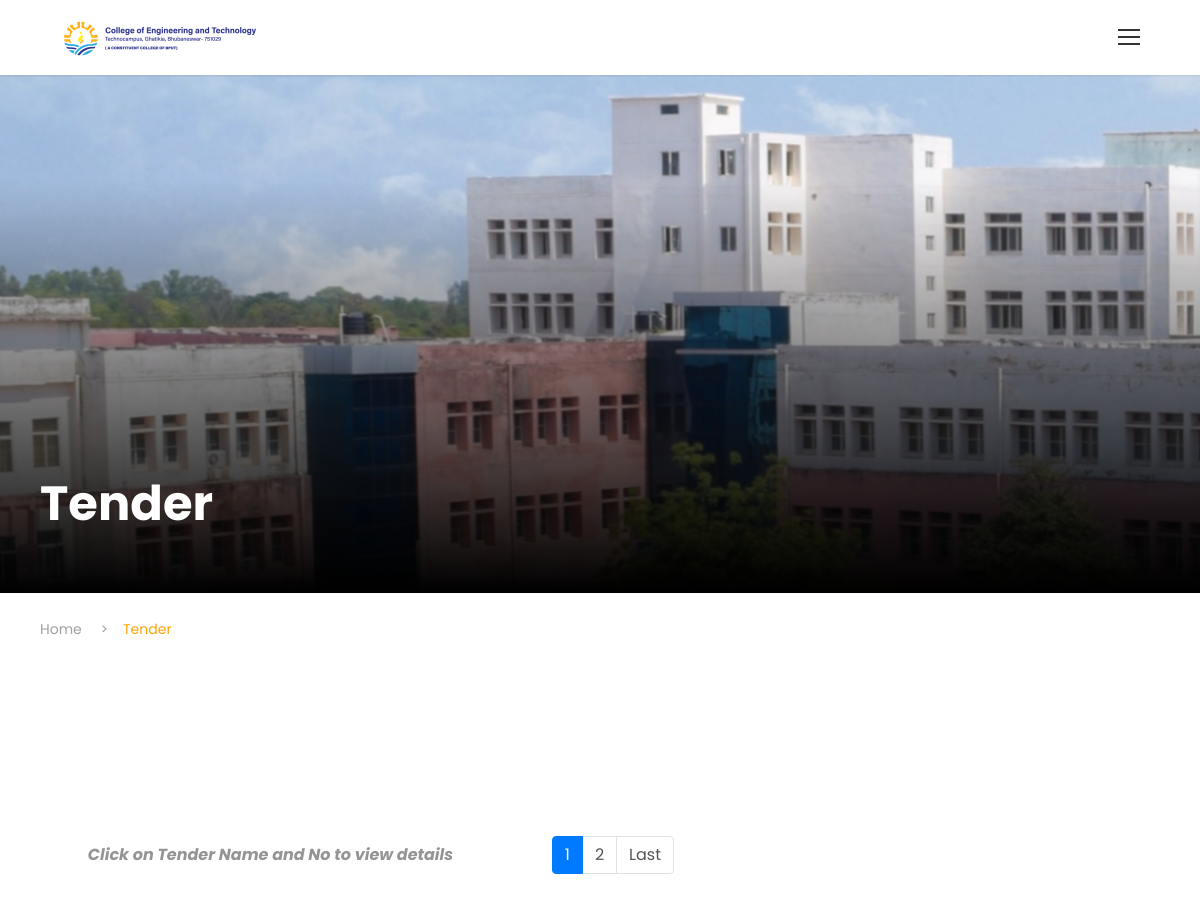
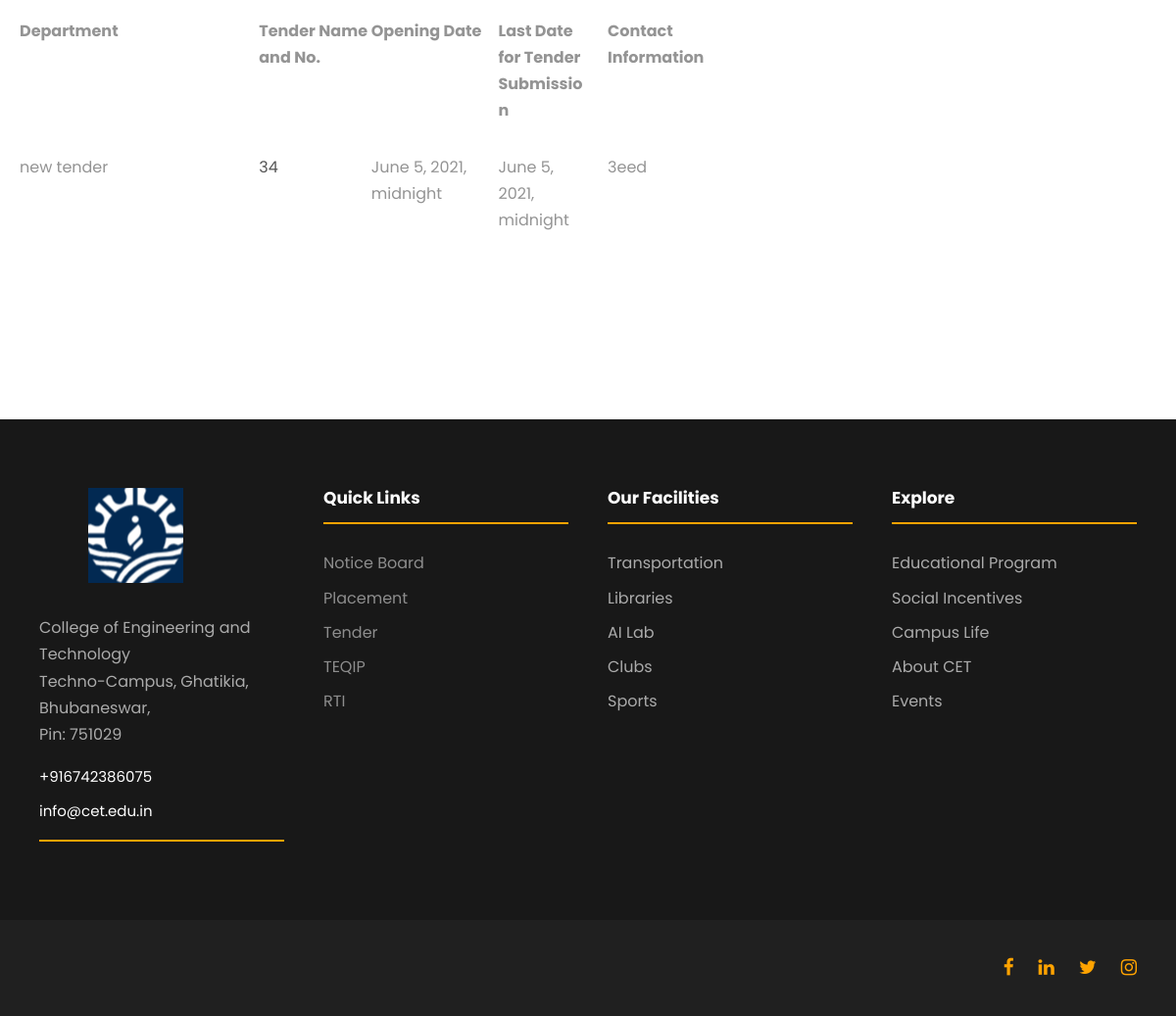
Page /tender on the committed database (2 pictures, top to bottom).
### my_app/models.py (models this page shows, shortened)
class tenderdb(models.Model):
    tender_id = models.AutoField(primary_key=True)
    tender_department = models.CharField(default="", max_length=200)
    tender_name_no = models.CharField(default="", max_length=200)
    tender_contactinfo = models.CharField(default="", max_length=1000)
    opening_date = models.DateTimeField(blank=True, null=True)
    last_date = models.DateTimeField(blank=True, null=True)
    upload=models.FileField(upload_to='tender/', blank=True, null=True)

### my_app/views.py (the view)
# urls.py: path("tender", views.tender, name="tender"),
def tender(request):
    n = tenderdb.objects.order_by('tender_id')
    return render(request, 'tender.html',{"n":n})

### templates/tender.html (shortened to what this page needs)
{% extends "base.html" %}
{% load static %}
{% block body %}
            <div class="kingster-page-title-wrap  kingster-style-custom kingster-left-align"  style="background-image: url( {% static 'images/5.png' %}) ;">
                <div class="kingster-page-title-bottom-gradient"></div>
                <div class="kingster-page-title-container kingster-container">
                    <div class="kingster-page-title-content kingster-item-pdlr"
                        style="padding-top: 400px ;padding-bottom: 60px ;">
                        <h1 class="kingster-page-title"
                            style="font-size: 48px ;font-weight: 700 ;text-transform: none ;letter-spacing: 0px ;color: #ffffff ;">
                            Tender</h1>
                    </div>
                </div>
            </div>
            <div class="kingster-breadcrumbs">
                <div class="kingster-breadcrumbs-container kingster-container">
                    <div class="kingster-breadcrumbs-item kingster-item-pdlr"> <span property="itemListElement"
                            typeof="ListItem"><a property="item" typeof="WebPage" title="Go to Kingster."
                                href="index.html" class="home"><span property="name">Home</span></a>
                        </span>&gt;<span property="itemListElement" typeof="ListItem"><span property="name">Tender</span>
                        </span>
                    </div>
                </div>
            </div>
            <div class="kingster-page-wrapper" id="kingster-page-wrapper">
                <div class="gdlr-core-page-builder-body">
                    <div class="gdlr-core-pbf-sidebar-wrapper " style="margin: 0px 0px 30px 0px;">
                        <div
                            class="gdlr-core-pbf-sidebar-container gdlr-core-line-height-0 clearfix gdlr-core-js gdlr-core-container">
                            <div class="gdlr-core-pbf-sidebar-content gdlr-core-column-40 gdlr-core-pbf-sidebar-padding gdlr-core-line-height gdlr-core-column-extend-left"
                                style="padding: 35px 0px 20px 0px;">
                                <div class="gdlr-core-pbf-sidebar-content-inner">
                                    <table class="style-table" width="97%" border="0" cellspacing="1" cellpadding="3"
                                        align="center" class="tblbdr">
                                        <div>&nbsp;</div>
                                      <table width="100%" border="0" cellspacing="0" cellpadding="0">
  <tbody><tr>
    <td align="left" valign="top">
        <div>&nbsp;</div>
    <table width="96%" border="0" cellspacing="0" cellpadding="0" align="center" class="tblbdr">
  <tbody><tr>
    <td>
        <form name="form" id="form" method="post" action="/tender.php">
      <table width="100%" border="0" cellspacing="0" cellpadding="2" align="center">
        <tbody><tr>
          <td class="buttom_line" height="20">&nbsp;<i><b>Click on Tender Name and No to view details</b></i></td>
          <td height="10" align="right">
            <nav aria-label="Page navigation" style="margin-right:20px;">
            <ul class="pagination">
                                    <li class="page-item active"><a class="page-link" href="?page=1">1</a></li>
                        <li class="page-item"><a class="page-link" href="?page=2">2</a></li>
            <li class="page-item">
            <a class="page-link" href="?page=26" aria-label="Next">
            <span aria-hidden="true">Last</span>
            </a>
            </li>
                        </ul>
            </nav>
        </td>
        </tr>
        <tr>
          <td colspan="2" align="center">
          <table width="100%" border="0" cellspacing="1" cellpadding="3" align="center" class="bdrline">
              <tbody>
              <tr>
                <td width="32%" align="left" class="bodytxt" valign="top" style="text-align:left;"><b>Department</b></td>
                <td width="15%" align="left" class="bodytxt" valign="top" style="text-align:left;"><b>Tender Name and No.</b></td>
                <td width="17%" align="left" class="bodytxt" valign="top" style="text-align:left;"><b>Opening Date</b></td>
                <td width="12%" align="left" class="bodytxt" valign="top" style="text-align:left;"><b>Last Date for Tender Submission</b></td>
                <td width="24%" align="left" class="bodytxt" valign="top" style="padding-left:20px;text-align:left;"><b>Contact Information</b></td>
                </tr>
{% for i in n %}
                            <tr class="bdrline">
                              <td align="left" valign="top" class="bdrline">{{i.tender_department}}</td>
                                <td width="15%" align="left" valign="top" class="bdrline">
                                    <a href="{{i.upload.url}}" class="generalLink">{{i.tender_name_no}}</a></td>
                <td width="17%" align="left" valign="top" class="bdrline"><span class="gentext">{{i.opening_date}}</span></td>
                <td width="12%" align="left" valign="top" class="bdrline">{{i.last_date}}</td>
                <td width="24%" align="left" valign="top" class="bdrline" style="padding-left:20px;">{{i.tender_contactinfo}}</td>
                              </tr>
{% endfor %}
          </tbody></table>
          </td>
          </tr>
      </tbody></table>
    </form> </td>
  </tr>
</tbody></table>
        </td>
    <td width="10" valign="top"><table width="100%" border="0" cellspacing="0" cellpadding="0" class="rightmnulftshadowbtm">
  <tbody><tr>
    <td height="318">&nbsp;</td>
  </tr>
</tbody></table></td>
  </tr>
</tbody></table>
                                </div>
                            </div>
                                                </div>
                                            </div>
                                        </div>
                                    </div>
                                </div>
                            </div>
{% endblock %}

### rows in the picture
tenderdb: tender_department "new tender", tender_name_no "34", opening_date "June 5, 2021, midnight", last_date "June 5, 2021, midnight", tender_contactinfo "3eed"
